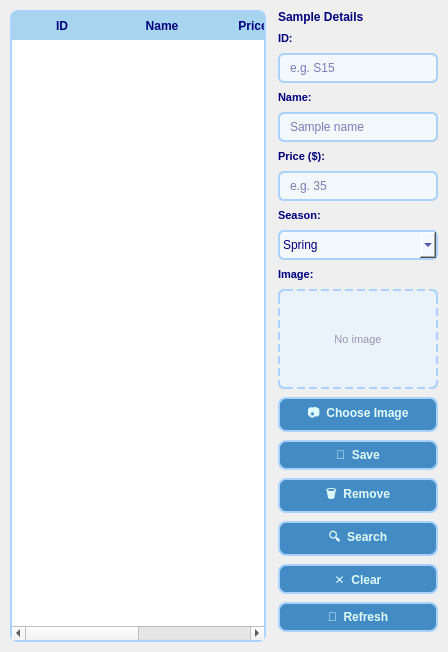
        <widget class="QWidget" name="tabSamples">
         <attribute name="title">
          <string>💅  Nail Samples</string>
         </attribute>
         <layout class="QHBoxLayout" name="sampleTabLayout" stretch="2,1">
          <property name="spacing">
           <number>12</number>
          </property>
          <property name="leftMargin">
           <number>10</number>
          </property>
          <property name="topMargin">
           <number>10</number>
          </property>
          <property name="rightMargin">
           <number>10</number>
          </property>
          <property name="bottomMargin">
           <number>10</number>
          </property>
          <item>
           <widget class="QTableWidget" name="tableSamples">
            <property name="styleSheet">
             <string notr="true">QTableWidget { background-color: white; border: 2px solid rgb(170, 210, 250); border-radius: 8px; gridline-color: rgb(215, 233, 255); } QHeaderView::section { background-color: rgb(167, 212, 238); color: rgb(0, 0, 127); font-weight: bold; padding: 5px; border: none; }</string>
            </property>
            <property name="editTriggers">
             <set>QAbstractItemView::NoEditTriggers</set>
            </property>
            <property name="selectionBehavior">
             <enum>QAbstractItemView::SelectRows</enum>
            </property>
            <attribute name="verticalHeaderVisible">
             <bool>false</bool>
            </attribute>
            <column>
             <property name="text">
              <string>ID</string>
             </property>
            </column>
            <column>
             <property name="text">
              <string>Name</string>
             </property>
            </column>
            <column>
             <property name="text">
              <string>Price ($)</string>
             </property>
            </column>
            <column>
             <property name="text">
              <string>Season</string>
             </property>
            </column>
           </widget>
          </item>
          <item>
           <layout class="QVBoxLayout" name="sampleFormLayout">
            <property name="spacing">
             <number>8</number>
            </property>
            <property name="leftMargin">
             <number>0</number>
            </property>
            <property name="topMargin">
             <number>0</number>
            </property>
            <property name="rightMargin">
             <number>0</number>
            </property>
            <property name="bottomMargin">
             <number>0</number>
            </property>
            <item>
             <widget class="QLabel" name="lblSampleTitle">
              <property name="styleSheet">
               <string notr="true">color: rgb(0,0,127); font-size: 12px; font-weight: bold;</string>
              </property>
              <property name="text">
               <string>Sample Details</string>
              </property>
             </widget>
            </item>
            <item>
             <widget class="QLabel" name="lblSampleID">
              <property name="styleSheet">
               <string notr="true">color: rgb(0,0,127); font-size: 11px; font-weight: bold;</string>
              </property>
              <property name="text">
               <string>ID:</string>
              </property>
             </widget>
            </item>
            <item>
             <widget class="QLineEdit" name="inputSampleID">
              <property name="minimumSize">
               <size>
                <width>0</width>
                <height>30</height>
               </size>
              </property>
              <property name="maximumSize">
               <size>
                <width>16777215</width>
                <height>30</height>
               </size>
              </property>
              <property name="styleSheet">
               <string notr="true">QLineEdit { border: 2px solid rgb(170, 210, 250); border-radius: 6px; padding: 3px 8px; background-color: rgb(243, 248, 253); color: rgb(0, 0, 127); font-size: 12px; } QLineEdit:focus { border: 2px solid rgb(67, 139, 196); }</string>
              </property>
              <property name="placeholderText">
               <string>e.g. S15</string>
              </property>
             </widget>
            </item>
            <item>
             <widget class="QLabel" name="lblSampleName">
              <property name="styleSheet">
               <string notr="true">color: rgb(0,0,127); font-size: 11px; font-weight: bold;</string>
              </property>
              <property name="text">
               <string>Name:</string>
              </property>
             </widget>
            </item>
            <item>
             <widget class="QLineEdit" name="inputSampleName">
              <property name="minimumSize">
               <size>
                <width>0</width>
                <height>30</height>
               </size>
              </property>
              <property name="maximumSize">
               <size>
                <width>16777215</width>
                <height>30</height>
               </size>
              </property>
              <property name="styleSheet">
               <string notr="true">QLineEdit { border: 2px solid rgb(170, 210, 250); border-radius: 6px; padding: 3px 8px; background-color: rgb(243, 248, 253); color: rgb(0, 0, 127); font-size: 12px; } QLineEdit:focus { border: 2px solid rgb(67, 139, 196); }</string>
              </property>
              <property name="placeholderText">
               <string>Sample name</string>
              </property>
             </widget>
            </item>
            <item>
             <widget class="QLabel" name="lblSamplePrice">
              <property name="styleSheet">
               <string notr="true">color: rgb(0,0,127); font-size: 11px; font-weight: bold;</string>
              </property>
              <property name="text">
               <string>Price ($):</string>
              </property>
             </widget>
            </item>
            <item>
             <widget class="QLineEdit" name="inputSamplePrice">
              <property name="minimumSize">
               <size>
                <width>0</width>
                <height>30</height>
               </size>
              </property>
              <property name="maximumSize">
               <size>
                <width>16777215</width>
                <height>30</height>
               </size>
              </property>
              <property name="styleSheet">
               <string notr="true">QLineEdit { border: 2px solid rgb(170, 210, 250); border-radius: 6px; padding: 3px 8px; background-color: rgb(243, 248, 253); color: rgb(0, 0, 127); font-size: 12px; } QLineEdit:focus { border: 2px solid rgb(67, 139, 196); }</string>
              </property>
              <property name="placeholderText">
               <string>e.g. 35</string>
              </property>
             </widget>
            </item>
            <item>
             <widget class="QLabel" name="lblSampleSeason">
              <property name="styleSheet">
               <string notr="true">color: rgb(0,0,127); font-size: 11px; font-weight: bold;</string>
              </property>
              <property name="text">
               <string>Season:</string>
              </property>
             </widget>
            </item>
            <item>
             <widget class="QComboBox" name="comboSampleSeason">
              <property name="minimumSize">
               <size>
                <width>0</width>
                <height>30</height>
               </size>
              </property>
              <property name="maximumSize">
               <size>
                <width>16777215</width>
                <height>30</height>
               </size>
              </property>
              <property name="styleSheet">
               <string notr="true">border:2px solid rgb(170,210,250); border-radius:6px; padding:3px; background:rgb(243,248,253); color:rgb(0,0,127);</string>
              </property>
              <item>
               <property name="text">
                <string>Spring</string>
               </property>
              </item>
              <item>
               <property name="text">
                <string>Summer</string>
               </property>
              </item>
              <item>
               <property name="text">
                <string>Autumn</string>
               </property>
              </item>
              <item>
               <property name="text">
                <string>Winter</string>
               </property>
              </item>
             </widget>
            </item>
            <item>
             <widget class="QLabel" name="lblSampleImageTitle">
              <property name="styleSheet">
               <string notr="true">color: rgb(0,0,127); font-size: 11px; font-weight: bold;</string>
              </property>
              <property name="text">
               <string>Image:</string>
              </property>
             </widget>
            </item>
            <item>
             <widget class="QLabel" name="lblSampleImage">
              <property name="minimumSize">
               <size>
                <width>160</width>
                <height>100</height>
               </size>
              </property>
              <property name="maximumSize">
               <size>
                <width>160</width>
                <height>100</height>
               </size>
              </property>
              <property name="styleSheet">
               <string notr="true">border:2px dashed rgb(170,210,250); border-radius:6px; background:rgb(234,242,251); color:rgb(150,150,180); font-size:11px;</string>
              </property>
              <property name="text">
               <string>No image</string>
              </property>
              <property name="alignment">
               <set>Qt::AlignCenter</set>
              </property>
             </widget>
            </item>
            <item>
             <widget class="QPushButton" name="btnSampleImage">
              <property name="minimumSize">
               <size>
                <width>0</width>
                <height>30</height>
               </size>
              </property>
              <property name="styleSheet">
               <string notr="true">QPushButton { background-color: rgb(67, 139, 196); color: rgb(224, 253, 255); border: 2px solid rgb(170, 210, 250); border-radius: 8px; font-size: 12px; font-weight: bold; padding: 5px 12px; } QPushButton:hover { background-color: #4E86B5; } QPushButton:pressed { background-color: #3a6f99; }</string>
              </property>
              <property name="text">
               <string>📷  Choose Image</string>
              </property>
             </widget>
            </item>
            <item>
             <widget class="QPushButton" name="btnSampleSave">
              <property name="minimumSize">
               <size>
                <width>0</width>
                <height>30</height>
               </size>
              </property>
              <property name="styleSheet">
               <string notr="true">QPushButton { background-color: rgb(67, 139, 196); color: rgb(224, 253, 255); border: 2px solid rgb(170, 210, 250); border-radius: 8px; font-size: 12px; font-weight: bold; padding: 5px 12px; } QPushButton:hover { background-color: #4E86B5; } QPushButton:pressed { background-color: #3a6f99; }</string>
              </property>
              <property name="text">
               <string>💾  Save</string>
              </property>
             </widget>
            </item>
            <item>
             <widget class="QPushButton" name="btnSampleRemove">
              <property name="minimumSize">
               <size>
                <width>0</width>
                <height>30</height>
               </size>
              </property>
              <property name="styleSheet">
               <string notr="true">QPushButton { background-color: rgb(67, 139, 196); color: rgb(224, 253, 255); border: 2px solid rgb(170, 210, 250); border-radius: 8px; font-size: 12px; font-weight: bold; padding: 5px 12px; } QPushButton:hover { background-color: #4E86B5; } QPushButton:pressed { background-color: #3a6f99; }</string>
              </property>
              <property name="text">
               <string>🗑  Remove</string>
              </property>
             </widget>
            </item>
            <item>
             <widget class="QPushButton" name="btnSampleSearch">
              <property name="minimumSize">
               <size>
                <width>0</width>
                <height>30</height>
               </size>
              </property>
              <property name="styleSheet">
               <string notr="true">QPushButton { background-color: rgb(67, 139, 196); color: rgb(224, 253, 255); border: 2px solid rgb(170, 210, 250); border-radius: 8px; font-size: 12px; font-weight: bold; padding: 5px 12px; } QPushButton:hover { background-color: #4E86B5; } QPushButton:pressed { background-color: #3a6f99; }</string>
              </property>
              <property name="text">
               <string>🔍  Search</string>
              </property>
             </widget>
            </item>
            <item>
             <widget class="QPushButton" name="btnSampleClear">
              <property name="minimumSize">
               <size>
                <width>0</width>
                <height>30</height>
               </size>
              </property>
              <property name="styleSheet">
               <string notr="true">QPushButton { background-color: rgb(67, 139, 196); color: rgb(224, 253, 255); border: 2px solid rgb(170, 210, 250); border-radius: 8px; font-size: 12px; font-weight: bold; padding: 5px 12px; } QPushButton:hover { background-color: #4E86B5; } QPushButton:pressed { background-color: #3a6f99; }</string>
              </property>
              <property name="text">
               <string>✕  Clear</string>
              </property>
             </widget>
            </item>
            <item>
             <widget class="QPushButton" name="btnSampleRefresh">
              <property name="minimumSize">
               <size>
                <width>0</width>
                <height>30</height>
               </size>
              </property>
              <property name="styleSheet">
               <string notr="true">QPushButton { background-color: rgb(67, 139, 196); color: rgb(224, 253, 255); border: 2px solid rgb(170, 210, 250); border-radius: 8px; font-size: 12px; font-weight: bold; padding: 5px 12px; } QPushButton:hover { background-color: #4E86B5; } QPushButton:pressed { background-color: #3a6f99; }</string>
              </property>
              <property name="text">
               <string>🔄  Refresh</string>
              </property>
             </widget>
            </item>
            <item>
             <spacer name="sampleFormSpacer">
              <property name="orientation">
               <enum>Qt::Vertical</enum>
              </property>
              <property name="sizeHint" stdset="0">
               <size>
                <width>20</width>
                <height>10</height>
               </size>
              </property>
             </spacer>
            </item>
           </layout>
          </item>
         </layout>
        </widget>
